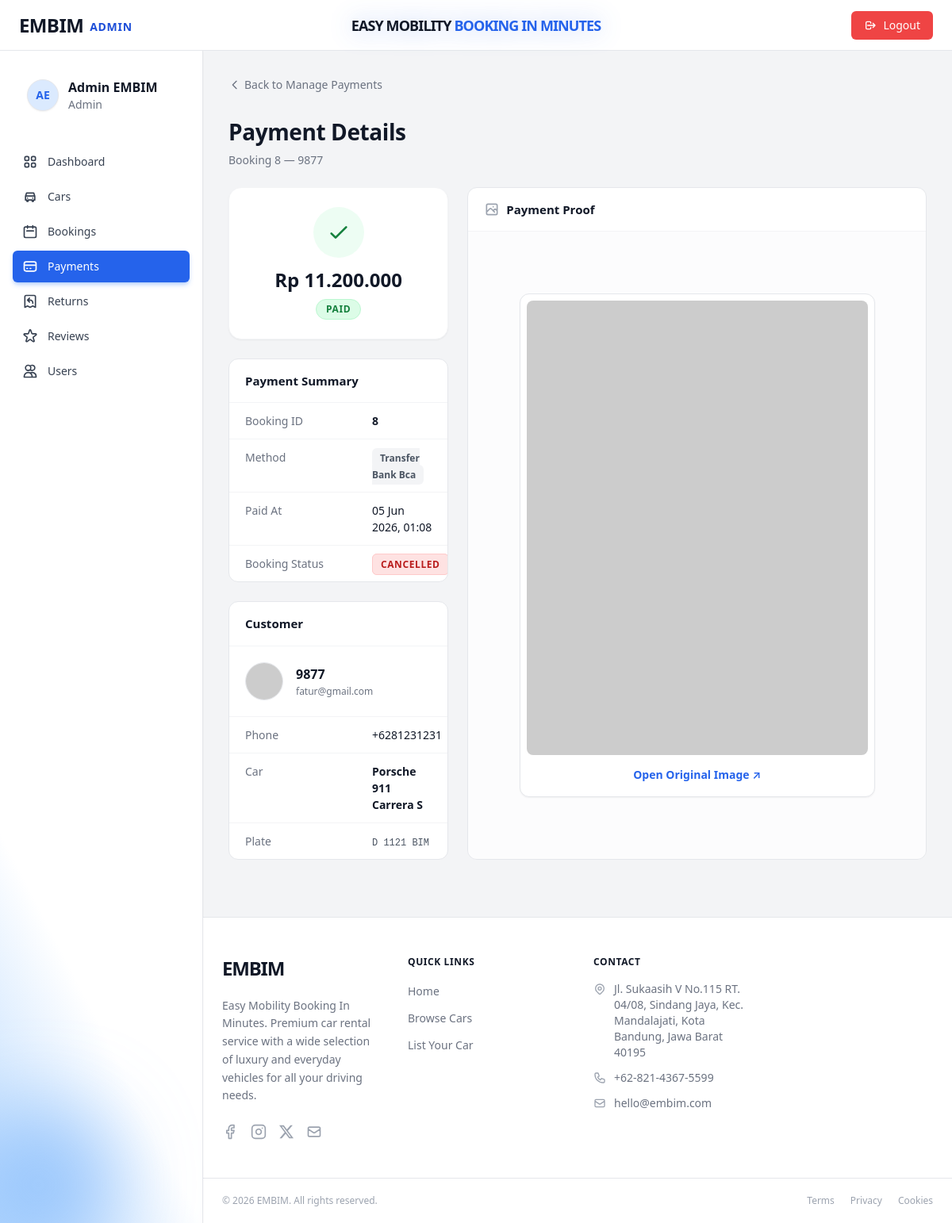
Screenshot of /admin/index.php?page=payment_detail&id=8 (signed in) with the database file from the repository.
### tables this page shows
CREATE TABLE `bookings` (
  `id` int(11) NOT NULL,
  `user_id` int(11) NOT NULL,
  `car_id` int(11) NOT NULL,
  `start_date` date NOT NULL,
  `end_date` date NOT NULL,
  `total_days` smallint(6) NOT NULL DEFAULT 1,
  `total_price` decimal(14,2) NOT NULL,
  `status` enum('pending','confirmed','ongoing','completed','cancelled') DEFAULT 'pending',
  `notes` text DEFAULT NULL,
  `identity_photo` varchar(255) DEFAULT NULL,
  `payment_method` enum('transfer_bank_bri','transfer_bank_mandiri','shopeepay','dana','ovo','gopay','transfer_bank_bni','transfer_bank_bca','transfer_bank_seabank') DEFAULT NULL,
  `payment_status` enum('unpaid','paid','refunded') DEFAULT 'unpaid',
  `payment_proof` varchar(255) DEFAULT NULL,
  `paid_at` datetime DEFAULT NULL,
  `created_at` datetime DEFAULT current_timestamp(),
  `refund_notified_at` datetime DEFAULT NULL,
  `updated_at` datetime DEFAULT current_timestamp() ON UPDATE current_timestamp()
);

CREATE TABLE `users` (
  `id` int(11) NOT NULL,
  `full_name` varchar(100) NOT NULL,
  `email` varchar(150) NOT NULL,
  `password` varchar(255) NOT NULL COMMENT 'bcrypt hash',
  `phone` varchar(20) DEFAULT NULL,
  `address` text DEFAULT NULL,
  `role` enum('admin','user') NOT NULL DEFAULT 'user',
  `photo_profile` varchar(100) DEFAULT NULL,
  `photo_ktp` varchar(100) DEFAULT NULL,
  `photo_sim` varchar(100) DEFAULT NULL,
  `created_at` datetime NOT NULL DEFAULT current_timestamp(),
  `updated_at` datetime NOT NULL DEFAULT current_timestamp() ON UPDATE current_timestamp()
);

CREATE TABLE `cars` (
  `id` int(11) NOT NULL,
  `brand` varchar(80) NOT NULL,
  `model` varchar(100) NOT NULL,
  `year` year(4) NOT NULL,
  `license_plate` varchar(20) NOT NULL,
  `price_per_day` decimal(12,2) NOT NULL,
  `status` enum('available','booked','maintenance') NOT NULL DEFAULT 'available',
  `transmission` enum('automatic','manual') NOT NULL DEFAULT 'automatic',
  `fuel_type` enum('gasoline','diesel','electric','hybrid') NOT NULL DEFAULT 'gasoline',
  `seats` tinyint(4) NOT NULL DEFAULT 5,
  `description` text DEFAULT NULL,
  `photo` varchar(255) DEFAULT NULL COMMENT 'Nama file gambar di folder assets/images',
  `created_at` datetime NOT NULL DEFAULT current_timestamp(),
  `updated_at` datetime NOT NULL DEFAULT current_timestamp() ON UPDATE current_timestamp()
);

### admin/controllers/DashboardController.php (called while the page is built, shortened)
<?php
require_once __DIR__ . '/../models/DashboardModel.php';
class DashboardController {
    private DashboardModel $model;
    public function __construct() { $this->model = new DashboardModel(); }
    public function paymentDetail(): void {
        $id = (int) ($_GET['id'] ?? 0);
        $payment = $this->model->getPaymentById($id);
        require_once __DIR__ . '/../views/payment_detail.php';
    }
}

### admin/index.php (called while the page is built, shortened)
<?php
    require_once __DIR__ . '/config/database.php';
    require_once __DIR__ . '/controllers/DashboardController.php';
    $page = $_GET['page'] ?? 'dashboard';
    match ($page) {
        'add_car'               => (new DashboardController())->addCar(),
        'edit_car'              => (new DashboardController())->editCar(),
        'delete_car'            => (new DashboardController())->deleteCar(),
        'manage_cars'           => (new DashboardController())->manageCars(),
        'manage_bookings'       => (new AdminBookingController())->manageBookings(),
        'manage_payments'       => (new DashboardController())->managePayments(),
        'export_payments'       => (new DashboardController())->exportPayments(),
        'payment_detail'        => (new DashboardController())->paymentDetail(),
        'edit_payment'          => (new DashboardController())->editPayment(),
        'booking_detail'        => (new AdminBookingController())->bookingDetail(),
        'edit_booking'          => (new AdminBookingController())->editBooking(),
        'delete_booking'        => (new AdminBookingController())->deleteBooking(),
        'manage_users'          => (new UserController())->manageUsers(),
        'manage_returns'        => (new AdminReturnController())->manageReturns(),
        'add_return'            => (new AdminReturnController())->addReturn(),
        'return_detail'         => (new AdminReturnController())->returnDetail(),
        'edit_return'           => (new AdminReturnController())->editReturn(),
        'delete_return'         => (new AdminReturnController())->deleteReturn(),
        'manage_reviews'        => (new AdminReviewController())->manageReviews(),
        'delete_review'         => (new AdminReviewController())->deleteReview(),
        'edit_profile'          => (new ProfileController())->editProfile(),
        'api_check_bookings'    => (new AdminBookingController())->checkNewBookings(),
        'api_check_cancelled_bookings' => (new AdminBookingController())->checkCancelledBookings(),
        default                 => (new DashboardController())->dashboard(),
    };

### admin/config/database.php (called while the page is built, shortened)
<?php
function getPDO(): PDO {
    static $pdo = null;
    if ($pdo === null) {
        $dsn = sprintf('mysql:host=%s;dbname=%s;charset=%s', DB_HOST, DB_NAME, DB_CHARSET);
        $pdo = new PDO($dsn, DB_USER, DB_PASS, [
            PDO::ATTR_ERRMODE            => PDO::ERRMODE_EXCEPTION,
            PDO::ATTR_DEFAULT_FETCH_MODE => PDO::FETCH_ASSOC,
            PDO::ATTR_EMULATE_PREPARES   => false,
        ]);
    }
    return $pdo;
}

### admin/models/DashboardModel.php (called while the page is built, shortened)
<?php
require_once __DIR__ . '/../config/database.php';
class DashboardModel {
    public function getPaymentById(int $bookingId): ?array {
        $sql = "
            SELECT
                b.`id` AS booking_id, b.`user_id`, b.`car_id`,
                b.`total_price`, b.`payment_method`, b.`payment_status`,
                b.`payment_proof`, b.`paid_at`, b.`created_at`, b.`status` AS booking_status,
                u.`full_name` AS customer_name,
                u.`email` AS customer_email,
                u.`phone` AS customer_phone,
                u.`photo_profile`,
                CONCAT(c.`brand`, ' ', c.`model`) AS car_name,
                c.`license_plate`
            FROM `bookings` b
            JOIN `users` u ON u.`id` = b.`user_id`
            JOIN `cars`  c ON c.`id` = b.`car_id`
            WHERE b.`id` = :id
            LIMIT 1
        ";
        $stmt = getPDO()->prepare($sql);
        $stmt->execute([':id' => $bookingId]);
        $result = $stmt->fetch(PDO::FETCH_ASSOC);
        return $result ?: null;
    }
}

### admin/views/payment_detail.php (the view, shortened to what this page needs)
<?php require_once __DIR__ . '/partials/layout_top.php'; ?>
<div class="space-y-6 pb-10">
  <div>
    <a href="?page=manage_payments" class="back-link">
      <svg xmlns="http://www.w3.org/2000/svg" class="h-4 w-4" fill="none" viewBox="0 0 24 24" stroke="currentColor" stroke-width="2"><path stroke-linecap="round" stroke-linejoin="round" d="M15 19l-7-7 7-7"/></svg>
      Back to Manage Payments
    </a>
  </div>
  <div class="page-heading">
    <h1>Payment Details</h1>
    <p>Booking <?= (int)$payment['booking_id'] ?> — <?= htmlspecialchars($payment['customer_name']) ?></p>
  </div>
  <div class="grid grid-cols-1 lg:grid-cols-3 gap-6">
    <div class="lg:col-span-1 space-y-6">
      <div class="bg-white rounded-2xl p-6 shadow-sm border border-gray-100 flex flex-col items-center text-center">
        <?php
          $sc = match($payment['payment_status']) {
            'paid'     => 'bg-green-100 text-green-700 border-green-200',
            'unpaid'   => 'bg-yellow-100 text-yellow-700 border-yellow-200',
            'refunded' => 'bg-gray-100 text-gray-700 border-gray-200',
            default    => 'bg-gray-100 text-gray-700 border-gray-200'
          };
        ?>
        <div class="w-16 h-16 rounded-full flex items-center justify-center mb-3 <?= $sc ?> bg-opacity-50">
          <?php if($payment['payment_status'] === 'paid'): ?>
            <svg class="w-8 h-8" fill="none" stroke="currentColor" viewBox="0 0 24 24"><path stroke-linecap="round" stroke-linejoin="round" stroke-width="2" d="M5 13l4 4L19 7"></path></svg>
          <?php elseif($payment['payment_status'] === 'unpaid'): ?>
            <svg class="w-8 h-8" fill="none" stroke="currentColor" viewBox="0 0 24 24"><path stroke-linecap="round" stroke-linejoin="round" stroke-width="2" d="M12 8v4l3 3m6-3a9 9 0 11-18 0 9 9 0 0118 0z"></path></svg>
          <?php else: ?>
            <svg class="w-8 h-8" fill="none" stroke="currentColor" viewBox="0 0 24 24"><path stroke-linecap="round" stroke-linejoin="round" stroke-width="2" d="M3 10h18M7 15h1m4 0h1m-7 4h12a3 3 0 003-3V8a3 3 0 00-3-3H6a3 3 0 00-3 3v8a3 3 0 003 3z"></path></svg>
          <?php endif; ?>
        </div>
        <h2 class="text-2xl font-bold text-gray-900">Rp <?= number_format($payment['total_price'], 0, ',', '.') ?></h2>
        <span class="mt-2 px-3 py-1 border rounded-full text-xs font-bold uppercase tracking-wider <?= $sc ?>">
          <?= htmlspecialchars($payment['payment_status']) ?>
        </span>
      </div>
      <div class="card">
        <div class="card-header"><span class="card-title">Payment Summary</span></div>
        <dl class="detail-dl">
          <div class="detail-row"><dt>Booking ID</dt><dd><strong><?= (int)$payment['booking_id'] ?></strong></dd></div>
          <div class="detail-row">
            <dt>Method</dt>
            <dd>
              <?php if ($payment['payment_method']): ?>
                <span class="px-2.5 py-1 bg-gray-100 text-gray-600 rounded-md text-xs font-semibold capitalize">
                  <?= str_replace('_', ' ', htmlspecialchars($payment['payment_method'])) ?>
                </span>
              <?php else: ?>
                <span class="td-muted">-</span>
              <?php endif; ?>
            </dd>
          </div>
          <div class="detail-row">
            <dt>Paid At</dt>
            <dd><?= $payment['paid_at'] ? date('d M Y, H:i', strtotime($payment['paid_at'])) : '<span class="td-muted">-</span>' ?></dd>
          </div>
          <div class="detail-row">
            <dt>Booking Status</dt>
            <dd>
              <?php
                $bs = $payment['booking_status'] ?? '';
                $bsCls = match($bs) {
                  'completed' => 'bg-emerald-100 text-emerald-700 border-emerald-200',
                  'ongoing'   => 'bg-blue-100 text-blue-700 border-blue-200',
                  'cancelled' => 'bg-red-100 text-red-700 border-red-200',
                  'confirmed' => 'bg-indigo-100 text-indigo-700 border-indigo-200',
                  'pending'   => 'bg-yellow-100 text-yellow-700 border-yellow-200',
                  default     => 'bg-gray-100 text-gray-700 border-gray-200'
                };
              ?>
              <span class="px-2.5 py-1 border rounded-md text-xs font-bold uppercase tracking-wider <?= $bsCls ?>">
                <?= htmlspecialchars($bs) ?>
              </span>
            </dd>
          </div>
        </dl>
      </div>
      <div class="card">
        <div class="card-header"><span class="card-title">Customer</span></div>
        <div class="p-5 flex items-center gap-4 border-b border-gray-100">
          <div class="w-12 h-12 shrink-0 rounded-full overflow-hidden bg-gray-100 border border-gray-200">
            <img src="../assets/images/user/<?= htmlspecialchars($payment['photo_profile'] ?? 'default.png') ?>" alt="Photo" class="w-full h-full object-cover" onerror="this.src='https://ui-avatars.com/api/?name=<?= urlencode($payment['customer_name']) ?>&background=eff6ff&color=1d4ed8'" />
          </div>
          <div>
            <p class="font-bold text-gray-900"><?= htmlspecialchars($payment['customer_name']) ?></p>
            <p class="text-xs text-gray-500 mt-0.5"><?= htmlspecialchars($payment['customer_email']) ?></p>
          </div>
        </div>
        <dl class="detail-dl border-t-0">
          <div class="detail-row"><dt>Phone</dt><dd><?= !empty($payment['customer_phone']) ? htmlspecialchars($payment['customer_phone']) : '<span class="td-muted">—</span>' ?></dd></div>
          <div class="detail-row"><dt>Car</dt><dd><strong><?= htmlspecialchars($payment['car_name']) ?></strong></dd></div>
          <div class="detail-row"><dt>Plate</dt><dd><span class="font-mono text-xs text-gray-600"><?= htmlspecialchars($payment['license_plate']) ?></span></dd></div>
        </dl>
      </div>
    </div>
    <div class="lg:col-span-2">
      <div class="card h-full flex flex-col">
        <div class="card-header border-b border-gray-100">
          <span class="card-title flex items-center gap-2">
            Payment Proof
          </span>
        </div>
        <div class="p-6 flex-1 flex items-center justify-center bg-gray-50/50">
          <?php if (!empty($payment['payment_proof'])): ?>
            <div class="max-w-md w-full bg-white p-2 rounded-xl border border-gray-200 shadow-sm">
              <img src="../assets/images/payment_proof/<?= htmlspecialchars($payment['payment_proof']) ?>" alt="Payment Proof" class="w-full h-auto rounded-lg object-contain max-h-[600px]" onerror="this.onerror=null; this.src='https://via.placeholder.com/600x800?text=Image+Not+Found';" />
              <div class="mt-3 text-center pb-2">
                <a href="../assets/images/payment_proof/<?= htmlspecialchars($payment['payment_proof']) ?>" target="_blank" class="text-sm font-semibold text-blue-600 hover:text-blue-800 transition-colors">
                  Open Original Image ↗
                </a>
              </div>
            </div>
          <?php endif; ?>
        </div>
      </div>
    </div>
  </div>
</div>
<?php require_once __DIR__ . '/partials/layout_bottom.php'; ?>

### admin/style/style.css (style rules this page uses)
:root { --color-primary: #2563eb; --color-primary-hover: #1d4ed8; --color-primary-light: #eff6ff; --color-primary-ring: rgba(37,99,235,.35); --color-danger: #ef4444; --color-danger-hover: #dc2626; --color-danger-light: #fef2f2; --color-success: #22c55e; --color-success-light: #f0fdf4; --color-warning-light: #fefce8; --color-purple-light: #faf5ff; --color-border: #e5e7eb; --color-border-soft: #f3f4f6; --color-bg: #f3f4f6; --color-bg-white: #ffffff; --color-text: #111827; --color-text-muted: #6b7280; --color-text-subtle: #9ca3af; --radius-sm: 4px; --radius-md: 8px; --radius-lg: 12px; --radius-xl: 16px; --radius-2xl: 24px; --shadow-sm: 0 1px 2px rgba(0,0,0,.06); --shadow-md: 0 4px 16px rgba(0,0,0,.10); --shadow-lg: 0 8px 32px rgba(0,0,0,.14); --transition: 150ms ease; --sidebar-w: 256px; --topbar-h: 64px; }
*, *::before, *::after { box-sizing: border-box; }
html { height: 100%; }
body { margin: 0; font-family: ui-sans-serif, system-ui, -apple-system, "Segoe UI", Roboto, "Helvetica Neue", Arial, sans-serif; background-color: var(--color-bg); color: var(--color-text); -webkit-font-smoothing: antialiased; -moz-osx-font-smoothing: grayscale; }
a { color: inherit; text-decoration: none; }
img { display: block; max-width: 100%; }
.card { background: var(--color-bg-white); border: 1px solid var(--color-border); border-radius: var(--radius-lg); overflow: hidden; }
.card-header { padding: 16px 20px; border-bottom: 1px solid var(--color-border-soft); display: flex; align-items: center; justify-content: space-between; }
.card-title { font-size: 15px; font-weight: 600; color: var(--color-text); }
.detail-dl .detail-row { display: flex; gap: 16px; padding: 12px 20px; border-bottom: 1px solid var(--color-border-soft); }
.detail-dl .detail-row:last-child { border-bottom: none; }
.detail-dl dt { font-size: 14px; color: var(--color-text-muted); width: 144px; flex-shrink: 0; }
.detail-dl dd { font-size: 14px; color: var(--color-text); margin: 0; }
.back-link { display: inline-flex; align-items: center; gap: 4px; font-size: 14px; color: var(--color-text-muted); transition: color var(--transition); }
.page-heading h1 { font-size: 28px; font-weight: 700; letter-spacing: -.4px; color: var(--color-text); margin: 0; }
.page-heading p { font-size: 14px; color: var(--color-text-muted); margin: 4px 0 0; }

### rows the page displays
bookings: id "8", user.full_name "9877", total_price "11.200.000", payment_status "PAID", payment_method "Transfer Bank Bca", paid_at "05 Jun 2026, 01:08", status "CANCELLED", user.email "fatur@gmail.com", user.phone "+6281231231", car.license_plate "D 1121 BIM"

### other values shown
$adminInitials "AE"
$adminName "Admin EMBIM"
$link['label'] "Dashboard"
$link['label'] "Cars"
$link['label'] "Bookings"
$link['label'] "Payments"
$link['label'] "Returns"
$link['label'] "Reviews"
$link['label'] "Users"
$payment['car_name'] "Porsche 911 Carrera S"
